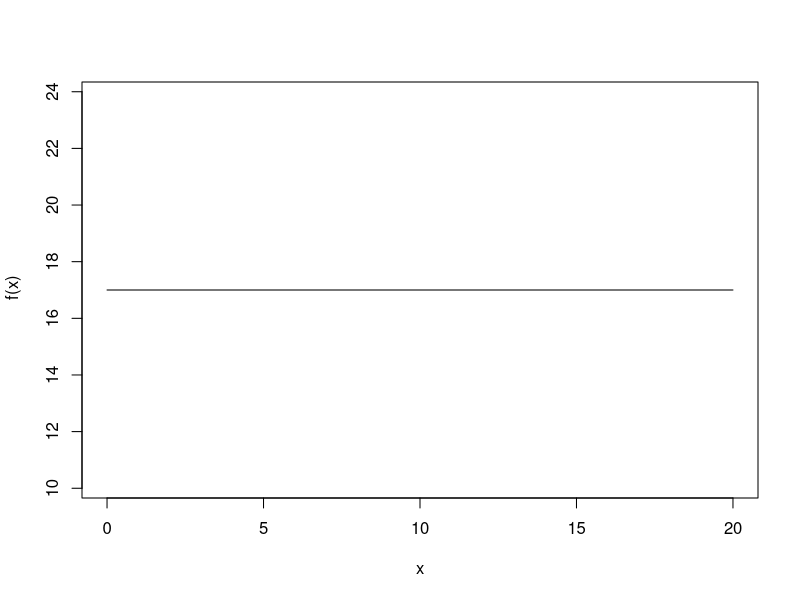
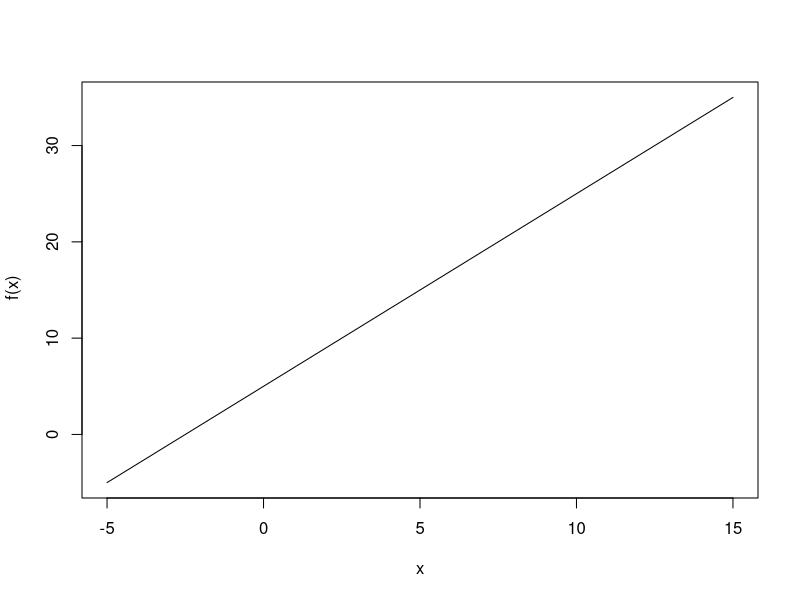
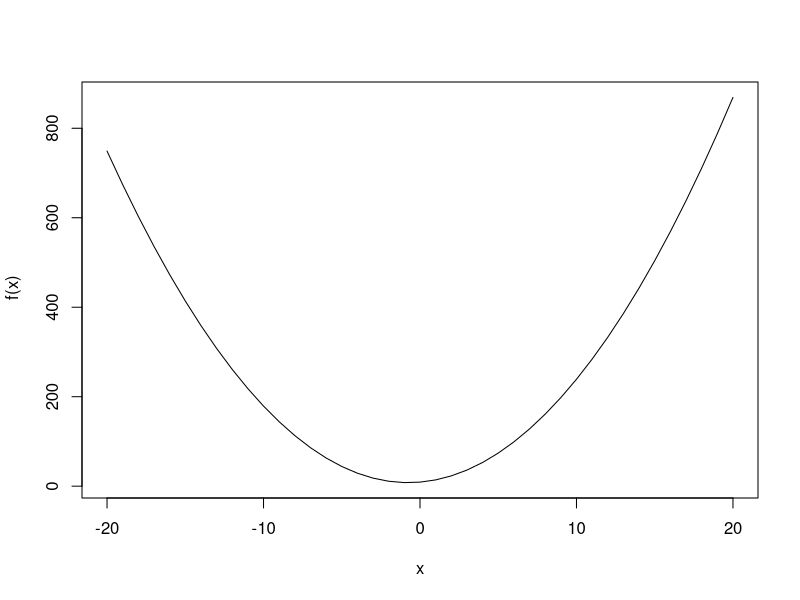
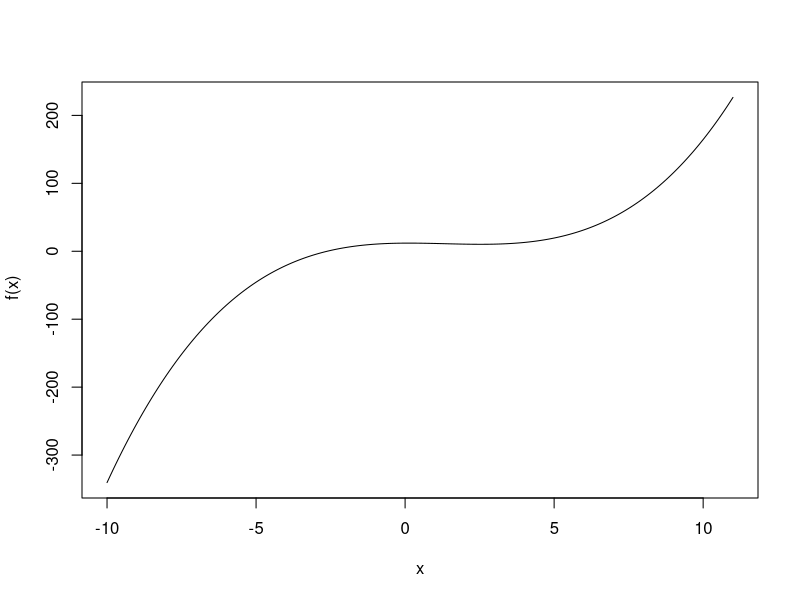
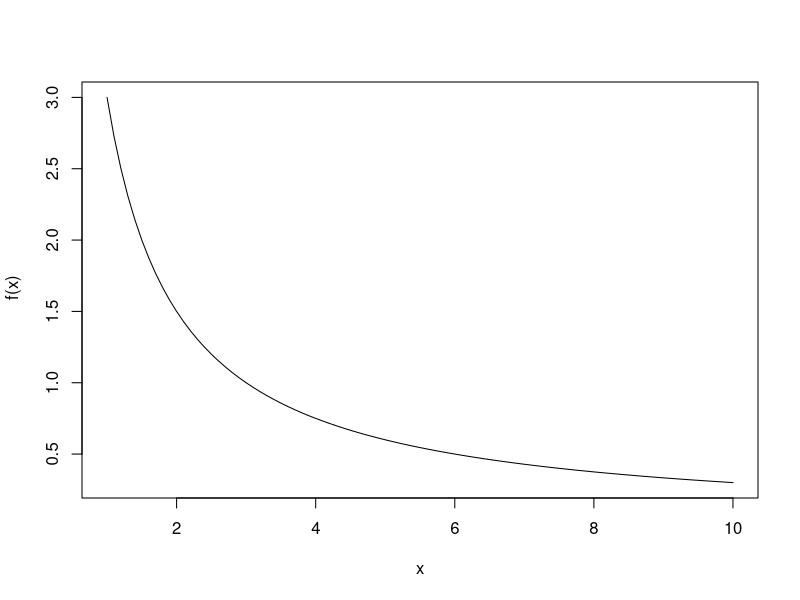
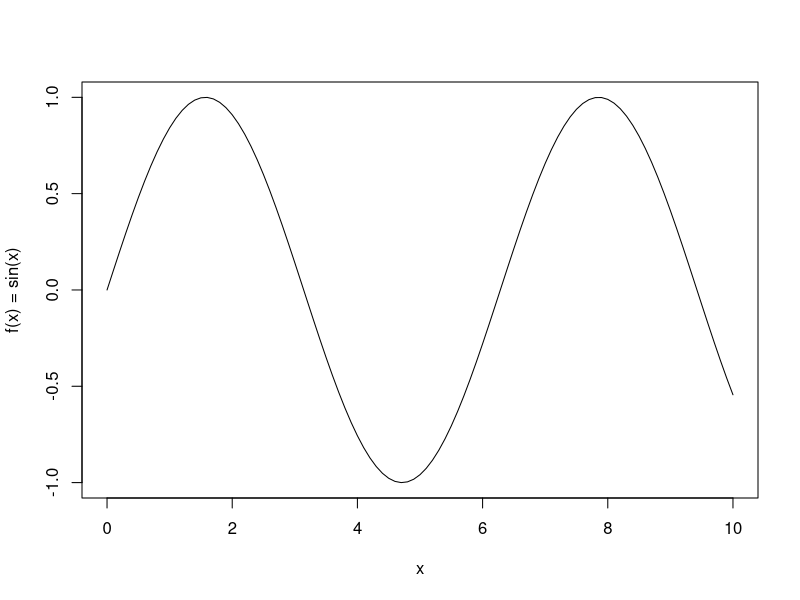
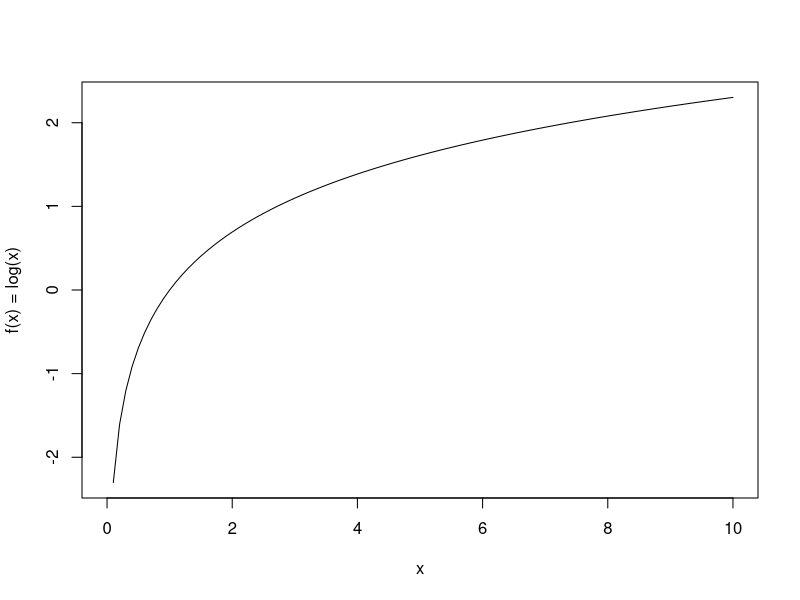
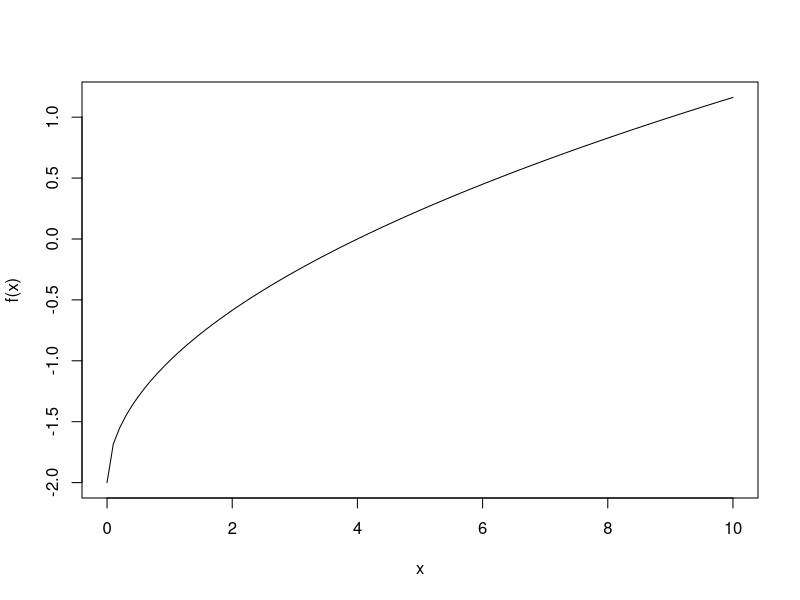

Here is the R script that generated these plots, in order:

# How to make a function

f1 <- function(x){
    result <- x^2-5
    return(result)
}
f2 <- function(x){
    result <- sqrt(x)
    return(result)
}

# How to call a function
f2(9)

# Exercise
# 1.1
f3 <- function(x){
    result <- x^3 + x^2 - 6
    return(result)
}

# 1.2
f4 <- function(a,b){
    result <- a * b * (b - a)
    return(result)
}

# 1.3
f5 <- function(m,n){
    result <- (sqrt(m)/n) + m - 2 * n
    return(result)
}

f5(9,4)

# 2.1
f6 <- function(a,b){
    result <- (a + b) * a * b
    return(result)
}

# 2.2
f7 <- function(m,n){
    result <- det(m) * n - m %*% n
    return(result)
}

# 2.3
f8 <- function(x){
    result <- solve(x) * x - 2 * x
    return(result)
}

mat1 <- matrix(c(sample(1:9)),3,3,TRUE)
mat2 <- matrix(c(sample(1:9)),3,3,TRUE)

mat1
mat2

f6(mat1,mat2)
f7(mat1,mat2)
f8(mat1)

# Constant Functions
f9 <- function(x){
    fx <- 17
    return(fx)
}

input <- 0:20
plot(input,
    sapply(input,f9),
    type = "l", 
    xlab = "x",
    ylab = " f(x)")

# Linear Functions
f10 <- function(x){
    fx <- 2 * x + 5
    return(fx)
}

input <- -5:15
plot(input,
    sapply(input,f10),
    type = "l", 
    xlab = "x",
    ylab = " f(x)")

# Quadratic Functions
f11 <- function(x){
    #a = 2, b = 3, c = 9
    fx <- 2*x^2 + 3*x + 9
    return(fx)
}

input <- -20:20
plot(input,
    sapply(input,f11),
    type = "l", 
    xlab = "x",
    ylab = " f(x)")

# Polynomial Functions
f12 <- function(x){
    # fx <- x^3 - 3 * x^2 + x - 1
    # f(x) = (x-3)(x-2)(x-1)(x)(x+1)(x+2)(x+3) 
    # fx <- (x-3) * (x-2) * (x-1) * x * (x+1)* (x+2) * (x+3)
    # f(x) = 1/4(x&3 - 4x^2 + x) + 12
    fx <- ((1 / 4) * (x^3 - 4 * x^2 + x)) + 12
    return(fx)
}

input <- seq(-10,11,0.1)
plot(input,
    sapply(input,f12),
    type = "l", 
    xlab = "x",
    ylab = " f(x)")

# Rational Functions
f13 <- function(x){
    fx <- 3/x
    return(fx)
}

input <- seq(1,10,0.1)
plot(input,
    sapply(input,f13),
    type = "l", 
    xlab = "x",
    ylab = " f(x)")

# Exercise
# 1
f14 <- function(x){
    fx <- sin(x)
    return(fx)
}

input <- seq(0,10,0.1)
plot(input,
    sapply(input,f14),
    type="l",
    xlab = "x",
    ylab = "f(x) = sin(x)")

# Exercise
# 2
f15 <- function(x){
    fx <- log(x)
    return(fx)
}

input <- seq(0,10,0.1)
plot(input,
    sapply(input,f15),
    type="l",
    xlab = "x",
    ylab = "f(x) = log(x)")

# Exercise
# 3
f16 <- function(x){
    fx <- sqrt(x) - 2
    return(fx)
}

input <- seq(0,10,0.1)
plot(input,
    sapply(input,f16),
    type="l",
    xlab = "x",
    ylab = "f(x)")

# Exercise
# 4
f17 <- function(x){
    x = x - 2
    fx <- sqrt(x)
    return(fx)
}

input <- seq(2, 10, 0.1)
plot(input,
    sapply(input,f17),
    type="l",
    xlab = "x",
    ylab = "f(x)")
